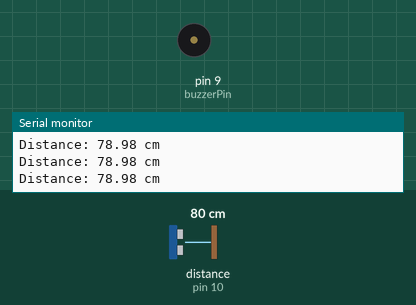
The sketch below on a simulated Arduino Uno, built with avr-gcc and run on an emulated ATmega328P. On the bench: buzzer (waves = sounding), the last lines printed to the serial monitor. Wiring (inferred from the names in the program): ultrasonic range finder: trigger pin 11; echo pin 10. The test bench sets the inputs (shaded band); at power-on: distance to the obstacle (sensor on pin 10) 80 cm. The echo pulse lasts 58.3 µs per cm.

Above: at 1.3 s.
1.4 s: distance to the obstacle (sensor on pin 10) set to 12 cm
2.9 s: distance to the obstacle (sensor on pin 10) set to 9 cm
At 5.8 s:
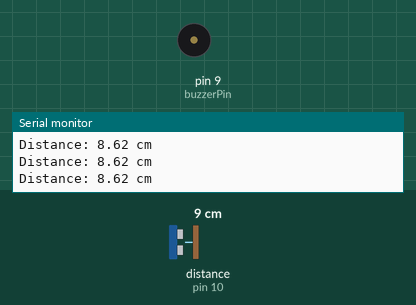
5.9 s: distance to the obstacle (sensor on pin 10) set to 18 cm
At 6.5 s:
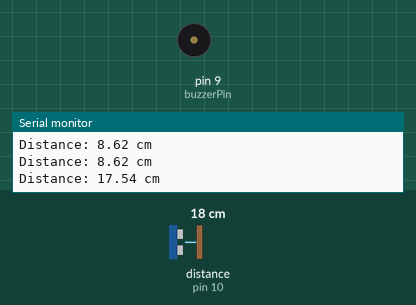
Timing chart, 0 to 8.9 s (numbered marks = the images above; inputs shaded):
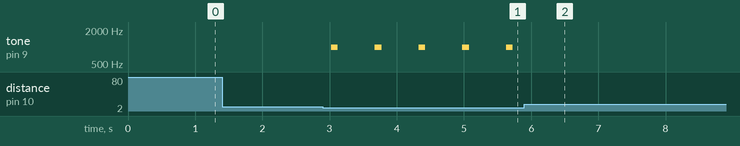

The sketch:

ultrasonic_buzzer.ino
```cpp
const int buzzerPin = 9;  // Connect the passive buzzer to pin 9
const int trigPin = 11;   // Trigger pin of ultrasonic sensor
const int echoPin = 10;  // Echo pin of ultrasonic sensor

void setup() {
    Serial.begin(9600); // Start serial communication
    pinMode(buzzerPin, OUTPUT);
    pinMode(trigPin, OUTPUT);
    pinMode(echoPin, INPUT);
}

void loop() {
    digitalWrite(trigPin, LOW);
    delayMicroseconds(2);
    digitalWrite(trigPin, HIGH);
    delayMicroseconds(10);
    digitalWrite(trigPin, LOW);

    long duration = pulseIn(echoPin, HIGH); // Measure time for echo
    float distance = duration * 0.034 / 2; // Convert to distance (cm)

    if (distance < 10) {
        tone(buzzerPin, 1000); // Generate a 1kHz tone
        delay(100);             // Beep for 1 second
        noTone(buzzerPin);     // Stop the tone
        delay(50);             // Pause for 1 second
    }

    Serial.print("Distance: ");
    Serial.print(distance);
    Serial.println(" cm");

    delay(500); // Delay before next reading
}
```

Measured:
- the behaviour switches between 11 and 10 cm on distance to the obstacle (sensor on pin 10) (found by bisection; images 0 and 1)
- after the input at 2.9 s, tone on pin 9 (buzzerPin): alternates 1000 Hz for 0.10 s and silent for 0.55 s, starting after 0.12 s
- after the input at 5.9 s, tone on pin 9 (buzzerPin): stops changing and stays silent
